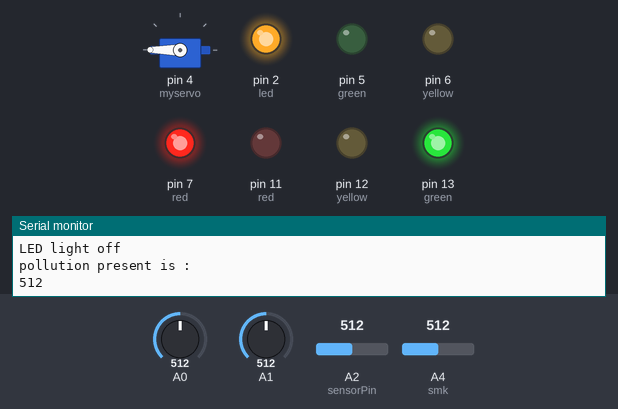
Bench run of a sketch on a simulated Arduino Uno, built with avr-gcc and run on an emulated ATmega328P. On the bench: servo, output pins drawn as LEDs (lit = HIGH), the last lines printed to the serial monitor. The test bench sets the inputs (shaded band); at power-on: A2 (sensorPin) = 512, A0 = 512, A1 = 512, A4 (smk) = 512.

Above: at 1.8 s.
1.9 s: A2 (sensorPin) set to 791
12.7 s: A2 (sensorPin) set to 819
At 18.7 s:
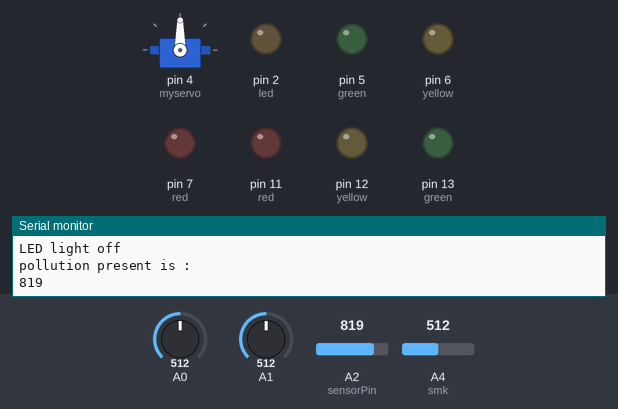
18.8 s: A0 set to 587
23.9 s: A0 set to 618
At 30.8 s:
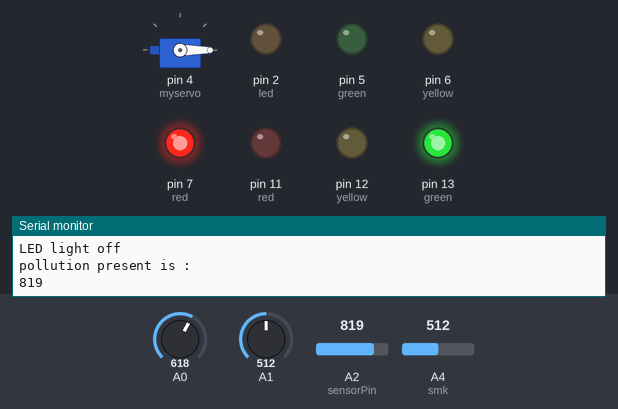
37.6 s: A2 (sensorPin) set to 790
At 42.6 s:
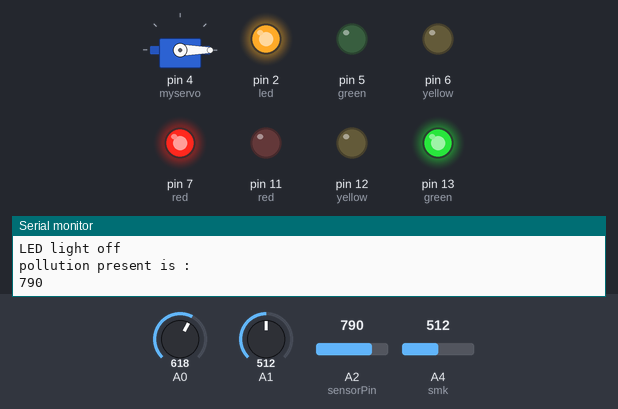
51.3 s: A2 (sensorPin) set to 810
At 57.1 s:
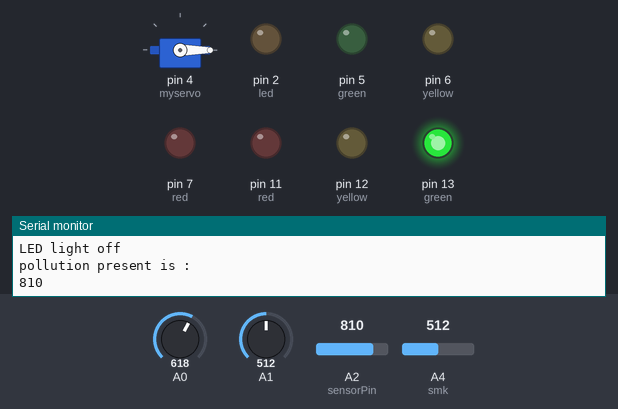
Timing chart, 0 to 63.5 s (numbered marks = the images above; inputs shaded):
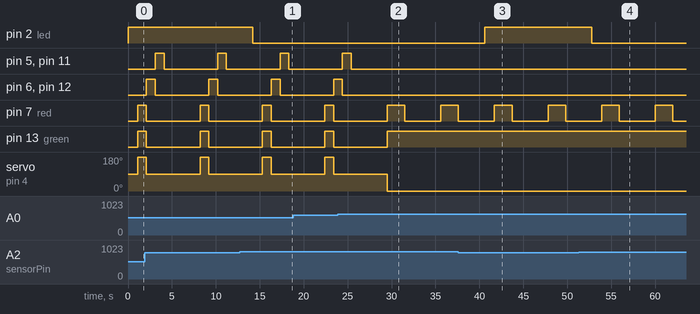

The sketch:

final.ino
```cpp
#include <SoftwareSerial.h>
#include<Servo.h>
Servo myservo;

int sensorPin = A2; // select the input pin for the LDR

int sensorValue = 0; // variable to store the value coming from the sensor

int led = 2;
int Pin = A3;
int smk = A4;
int value;
int smoke;

int x=0;
int count=0;
int limit=600;
int C=1;
void setup()
{
Serial.begin(9600);
pinMode(13,OUTPUT);//green
pinMode(12,OUTPUT);//yellow
pinMode(11,OUTPUT);//red
pinMode(5,OUTPUT);//green
pinMode(6,OUTPUT);//yellow
pinMode(7,OUTPUT);//red
pinMode(A0,INPUT);
pinMode(A1,INPUT);
pinMode(A3,INPUT);
pinMode(A4,INPUT);
pinMode(led, OUTPUT);
myservo.attach(4);

}
void loop()
{
sensorValue = analogRead(sensorPin);
smoke=analogRead(smk);
Serial.println("Noise level is:");
Serial.println(smoke);

Serial.println("light Value is:");

Serial.println(sensorValue);

if (sensorValue >800)

{

Serial.println("LED light off");

digitalWrite(led,LOW);

delay(1000);}
else {
  Serial.println("LED light off");

digitalWrite(led,HIGH);
 delay(1000);
}

   value = analogRead(sensorPin);
 Serial.println("pollution present is : ");
 Serial.println(value);
//digitalWrite(10,HIGH);
/*Serial.println(analogRead(A0));
Serial.println(analogRead(A1));*/
delay(100);
int first=analogRead(A0);
int sec=analogRead(A1);
if(first>limit && sec<limit)
{
count++;
digitalWrite(13,HIGH);
digitalWrite(7,HIGH);
myservo.write(0);
delay(2000);
digitalWrite(12,LOW);
digitalWrite(11,LOW);
digitalWrite(6,LOW);
digitalWrite(7,LOW);
}
else if(sec>limit && first<limit)
{
count++;
digitalWrite(5,HIGH);
digitalWrite(11,HIGH);
delay(2000);
digitalWrite(12,LOW);
digitalWrite(13,LOW);
digitalWrite(6,LOW);
digitalWrite(5,LOW);
}
else{
digitalWrite(13,HIGH);
digitalWrite(7,HIGH);
myservo.write(180);

delay(1000);
digitalWrite(13,LOW);
digitalWrite(7,LOW);
myservo.write(90);


digitalWrite(12,HIGH);
digitalWrite(6,HIGH);
delay(1000);
digitalWrite(12,LOW);
digitalWrite(6,LOW);


digitalWrite(11,HIGH);
digitalWrite(5,HIGH);
delay(1000);
digitalWrite(11,LOW);
digitalWrite(5,LOW);


}
delay(3000);
}
```

Measured:
- the behaviour switches between 800 and 801 on A2 (sensorPin) (found by bisection; images 0 and 1)
- the behaviour switches between 600 and 601 on A0 (found by bisection; images 1 and 2)
- after the input at 12.7 s, pin 2 (led): HIGH → LOW after 1.5 s
- after the input at 23.9 s, pin 5 (green), pin 11 (red): goes on until 25.4 s, then stays LOW; pin 6 (yellow), pin 12 (yellow): goes on until 24.4 s, then stays LOW; pin 13 (green): goes on until 29.5 s, then stays HIGH
- after the input at 37.6 s, pin 2 (led): LOW → HIGH after 3.0 s
- after the input at 51.3 s, pin 2 (led): HIGH → LOW after 1.5 s
- by itself, pin 5 (green), pin 6 (yellow), pin 11 (red), pin 12 (yellow): alternates HIGH for 1.0 s and LOW for 6.1 s
- by itself, pin 7 (red): alternates HIGH for 2.0 s and LOW for 4.1 s
